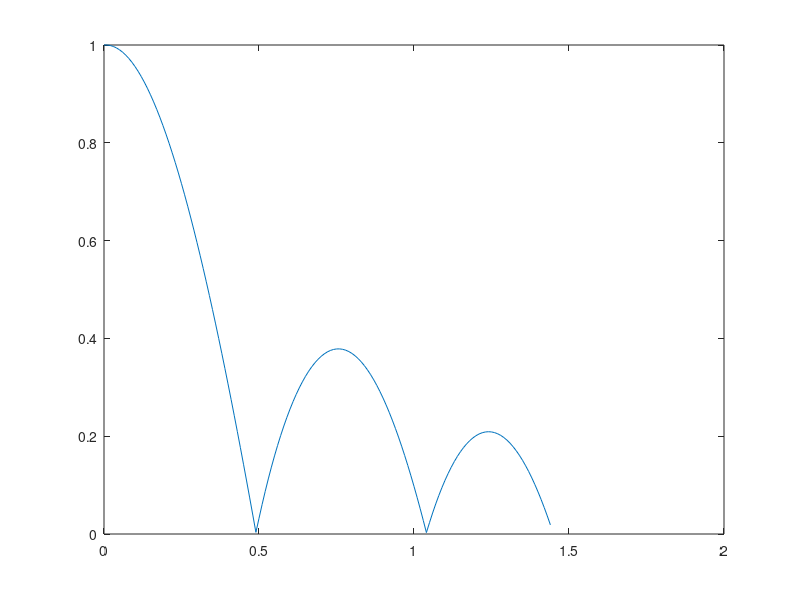

Here is the MATLAB script that generated this plot:
function [t,h]=ball3quadratic
%
% Problem 3.3 Trajectory of the ball dropping and bouncing
%             until the ball hits 3 times on the ground
%             with drag force of quadratic drag
%

% Define constants
g=9.81;     % gravity (m/sec^2)
dt=0.01;  % time step[temporal resolution] (sec)
H=1;        % initial height when ball start dropping
COR=0.8;    % coefficient of restitution
c=0.5;      % constant for acceleration induced by quadratic drag (1/m)

% Initialize numerical simulation variables
t=[];       % time (sec)
h=[];       % height of the ball (m)
v=[];       % velocity of the ball (m/sec)

% Assign initial conditions
t(1)=0;                     % t0=0
h(1)=H;                     % h(t0=0)=H=1m
v(1)=0;                     % v(t0=0)=0 (no initial velocity) 
a(1)=-g-c*v(1)*abs(v(1));   % a(t0=0)=-g-cv(t0=0)|(v(t0=0)|

% set index number i to 1 (initial condition for i=1)
i=1;

% repeat calculating velocity and height of the ball
% until the ball hits 3 times on the ground

for nbounce=1:3
    % if current height h(i) has negative number, terminate 'while' loop
    % (it does not physically make sense.)
    while h(i)>=0 
        % calculate time for given index number
        t(i+1)=t(i)+dt;
        % calculate acceleration of the ball at given time t(i+1) 
        a(i+1)=-g-c*v(i)*abs(v(i));
        % calculate velocity of the ball at given time t(i+1) 
        v(i+1)=v(i)+a(i)*dt;
        % calculate height of the ball at given time t(i+1) 
        h(i+1)=h(i)+v(i)*dt;
        % index 'i' increases by 1 to calculate next height
        i=i+1;    
    end
    % delete current height related values and
    % go back to the last height by decreasing i by 1
    % (The last position where the ball is above the ground)
    t(i)=[]; v(i)=[]; h(i)=[];
    i=i-1;
    % Assume that the ball bounces slightly above the ground,
    % the initial velocity of the ball after bouncing is calculated with
    % the final velocity of the ball before bouncing
    % and coefficient of restitution
    v(i)=-COR*v(i);
    % go back to calculate next height
    % with new condition after the ball bouncing.
end
plot(t,h)